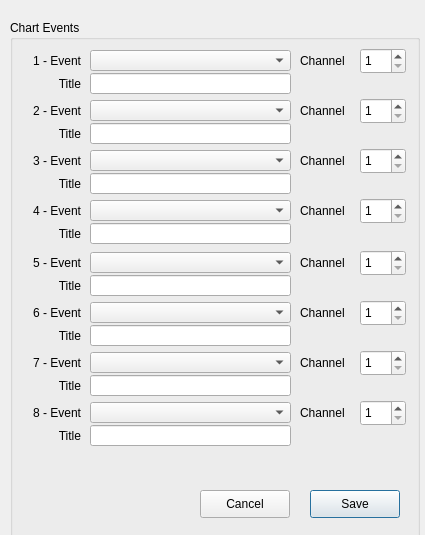
<?xml version="1.0" encoding="UTF-8"?>
<ui version="4.0">
 <class>EventsChartConfiguration</class>
 <widget class="QDialog" name="EventsChartConfiguration">
  <property name="windowModality">
   <enum>Qt::ApplicationModal</enum>
  </property>
  <property name="geometry">
   <rect>
    <x>0</x>
    <y>0</y>
    <width>425</width>
    <height>535</height>
   </rect>
  </property>
  <property name="sizePolicy">
   <sizepolicy hsizetype="MinimumExpanding" vsizetype="MinimumExpanding">
    <horstretch>0</horstretch>
    <verstretch>0</verstretch>
   </sizepolicy>
  </property>
  <property name="minimumSize">
   <size>
    <width>425</width>
    <height>535</height>
   </size>
  </property>
  <property name="maximumSize">
   <size>
    <width>425</width>
    <height>535</height>
   </size>
  </property>
  <property name="windowTitle">
   <string>Edit Events Chart Configuration</string>
  </property>
  <widget class="QGroupBox" name="eventsBox">
   <property name="geometry">
    <rect>
     <x>10</x>
     <y>20</y>
     <width>410</width>
     <height>900</height>
    </rect>
   </property>
   <property name="minimumSize">
    <size>
     <width>410</width>
     <height>900</height>
    </size>
   </property>
   <property name="maximumSize">
    <size>
     <width>410</width>
     <height>900</height>
    </size>
   </property>
   <property name="title">
    <string>Chart Events</string>
   </property>
   <widget class="QLabel" name="label">
    <property name="geometry">
     <rect>
      <x>10</x>
      <y>30</y>
      <width>61</width>
      <height>21</height>
     </rect>
    </property>
    <property name="text">
     <string>1 - Event</string>
    </property>
    <property name="alignment">
     <set>Qt::AlignRight|Qt::AlignTrailing|Qt::AlignVCenter</set>
    </property>
   </widget>
   <widget class="QComboBox" name="EventCombo1">
    <property name="geometry">
     <rect>
      <x>80</x>
      <y>30</y>
      <width>201</width>
      <height>21</height>
     </rect>
    </property>
    <property name="maxVisibleItems">
     <number>4</number>
    </property>
   </widget>
   <widget class="QLabel" name="channelLabel1">
    <property name="geometry">
     <rect>
      <x>290</x>
      <y>30</y>
      <width>61</width>
      <height>21</height>
     </rect>
    </property>
    <property name="text">
     <string>Channel</string>
    </property>
   </widget>
   <widget class="QSpinBox" name="channelSpinBox1">
    <property name="geometry">
     <rect>
      <x>350</x>
      <y>28</y>
      <width>46</width>
      <height>26</height>
     </rect>
    </property>
    <property name="minimum">
     <number>1</number>
    </property>
    <property name="maximum">
     <number>8</number>
    </property>
   </widget>
   <widget class="QLabel" name="label_3">
    <property name="geometry">
     <rect>
      <x>10</x>
      <y>53</y>
      <width>61</width>
      <height>21</height>
     </rect>
    </property>
    <property name="text">
     <string>Title</string>
    </property>
    <property name="alignment">
     <set>Qt::AlignRight|Qt::AlignTrailing|Qt::AlignVCenter</set>
    </property>
   </widget>
   <widget class="QLineEdit" name="titleLineEdit1">
    <property name="geometry">
     <rect>
      <x>80</x>
      <y>53</y>
      <width>201</width>
      <height>21</height>
     </rect>
    </property>
    <property name="text">
     <string/>
    </property>
    <property name="maxLength">
     <number>20</number>
    </property>
   </widget>
   <widget class="QLabel" name="channelLabel2">
    <property name="geometry">
     <rect>
      <x>290</x>
      <y>80</y>
      <width>61</width>
      <height>21</height>
     </rect>
    </property>
    <property name="text">
     <string>Channel</string>
    </property>
   </widget>
   <widget class="QLabel" name="label_4">
    <property name="geometry">
     <rect>
      <x>10</x>
      <y>103</y>
      <width>61</width>
      <height>21</height>
     </rect>
    </property>
    <property name="text">
     <string>Title</string>
    </property>
    <property name="alignment">
     <set>Qt::AlignRight|Qt::AlignTrailing|Qt::AlignVCenter</set>
    </property>
   </widget>
   <widget class="QLineEdit" name="titleLineEdit2">
    <property name="geometry">
     <rect>
      <x>80</x>
      <y>103</y>
      <width>201</width>
      <height>21</height>
     </rect>
    </property>
    <property name="text">
     <string/>
    </property>
    <property name="maxLength">
     <number>20</number>
    </property>
   </widget>
   <widget class="QComboBox" name="EventCombo2">
    <property name="geometry">
     <rect>
      <x>80</x>
      <y>80</y>
      <width>201</width>
      <height>21</height>
     </rect>
    </property>
    <property name="maxVisibleItems">
     <number>4</number>
    </property>
   </widget>
   <widget class="QSpinBox" name="channelSpinBox2">
    <property name="geometry">
     <rect>
      <x>350</x>
      <y>78</y>
      <width>46</width>
      <height>26</height>
     </rect>
    </property>
    <property name="minimum">
     <number>1</number>
    </property>
    <property name="maximum">
     <number>8</number>
    </property>
   </widget>
   <widget class="QLabel" name="label_2">
    <property name="geometry">
     <rect>
      <x>10</x>
      <y>80</y>
      <width>61</width>
      <height>21</height>
     </rect>
    </property>
    <property name="text">
     <string>2 - Event</string>
    </property>
    <property name="alignment">
     <set>Qt::AlignRight|Qt::AlignTrailing|Qt::AlignVCenter</set>
    </property>
   </widget>
   <widget class="QLabel" name="channelLabel3">
    <property name="geometry">
     <rect>
      <x>290</x>
      <y>130</y>
      <width>61</width>
      <height>21</height>
     </rect>
    </property>
    <property name="text">
     <string>Channel</string>
    </property>
   </widget>
   <widget class="QLabel" name="label_5">
    <property name="geometry">
     <rect>
      <x>10</x>
      <y>153</y>
      <width>61</width>
      <height>21</height>
     </rect>
    </property>
    <property name="text">
     <string>Title</string>
    </property>
    <property name="alignment">
     <set>Qt::AlignRight|Qt::AlignTrailing|Qt::AlignVCenter</set>
    </property>
   </widget>
   <widget class="QSpinBox" name="channelSpinBox4">
    <property name="geometry">
     <rect>
      <x>350</x>
      <y>178</y>
      <width>46</width>
      <height>26</height>
     </rect>
    </property>
    <property name="minimum">
     <number>1</number>
    </property>
    <property name="maximum">
     <number>8</number>
    </property>
   </widget>
   <widget class="QLineEdit" name="titleLineEdit3">
    <property name="geometry">
     <rect>
      <x>80</x>
      <y>153</y>
      <width>201</width>
      <height>21</height>
     </rect>
    </property>
    <property name="text">
     <string/>
    </property>
    <property name="maxLength">
     <number>20</number>
    </property>
   </widget>
   <widget class="QComboBox" name="EventCombo3">
    <property name="geometry">
     <rect>
      <x>80</x>
      <y>130</y>
      <width>201</width>
      <height>21</height>
     </rect>
    </property>
    <property name="maxVisibleItems">
     <number>4</number>
    </property>
   </widget>
   <widget class="QSpinBox" name="channelSpinBox3">
    <property name="geometry">
     <rect>
      <x>350</x>
      <y>128</y>
      <width>46</width>
      <height>26</height>
     </rect>
    </property>
    <property name="minimum">
     <number>1</number>
    </property>
    <property name="maximum">
     <number>8</number>
    </property>
   </widget>
   <widget class="QLabel" name="label_6">
    <property name="geometry">
     <rect>
      <x>10</x>
      <y>203</y>
      <width>61</width>
      <height>21</height>
     </rect>
    </property>
    <property name="text">
     <string>Title</string>
    </property>
    <property name="alignment">
     <set>Qt::AlignRight|Qt::AlignTrailing|Qt::AlignVCenter</set>
    </property>
   </widget>
   <widget class="QLineEdit" name="titleLineEdit4">
    <property name="geometry">
     <rect>
      <x>80</x>
      <y>203</y>
      <width>201</width>
      <height>21</height>
     </rect>
    </property>
    <property name="text">
     <string/>
    </property>
    <property name="maxLength">
     <number>20</number>
    </property>
   </widget>
   <widget class="QComboBox" name="EventCombo4">
    <property name="geometry">
     <rect>
      <x>80</x>
      <y>180</y>
      <width>201</width>
      <height>21</height>
     </rect>
    </property>
    <property name="maxVisibleItems">
     <number>4</number>
    </property>
   </widget>
   <widget class="QLabel" name="label_7">
    <property name="geometry">
     <rect>
      <x>10</x>
      <y>130</y>
      <width>61</width>
      <height>21</height>
     </rect>
    </property>
    <property name="text">
     <string>3 - Event</string>
    </property>
    <property name="alignment">
     <set>Qt::AlignRight|Qt::AlignTrailing|Qt::AlignVCenter</set>
    </property>
   </widget>
   <widget class="QLabel" name="label_8">
    <property name="geometry">
     <rect>
      <x>10</x>
      <y>180</y>
      <width>61</width>
      <height>21</height>
     </rect>
    </property>
    <property name="text">
     <string>4 - Event</string>
    </property>
    <property name="alignment">
     <set>Qt::AlignRight|Qt::AlignTrailing|Qt::AlignVCenter</set>
    </property>
   </widget>
   <widget class="QLabel" name="channelLabel4">
    <property name="geometry">
     <rect>
      <x>290</x>
      <y>180</y>
      <width>61</width>
      <height>21</height>
     </rect>
    </property>
    <property name="text">
     <string>Channel</string>
    </property>
   </widget>
   <widget class="QComboBox" name="EventCombo7">
    <property name="geometry">
     <rect>
      <x>80</x>
      <y>332</y>
      <width>201</width>
      <height>21</height>
     </rect>
    </property>
    <property name="maxVisibleItems">
     <number>4</number>
    </property>
   </widget>
   <widget class="QLabel" name="label_9">
    <property name="geometry">
     <rect>
      <x>10</x>
      <y>305</y>
      <width>61</width>
      <height>21</height>
     </rect>
    </property>
    <property name="text">
     <string>Title</string>
    </property>
    <property name="alignment">
     <set>Qt::AlignRight|Qt::AlignTrailing|Qt::AlignVCenter</set>
    </property>
   </widget>
   <widget class="QSpinBox" name="channelSpinBox6">
    <property name="geometry">
     <rect>
      <x>350</x>
      <y>280</y>
      <width>46</width>
      <height>26</height>
     </rect>
    </property>
    <property name="minimum">
     <number>1</number>
    </property>
    <property name="maximum">
     <number>8</number>
    </property>
   </widget>
   <widget class="QSpinBox" name="channelSpinBox8">
    <property name="geometry">
     <rect>
      <x>350</x>
      <y>380</y>
      <width>46</width>
      <height>26</height>
     </rect>
    </property>
    <property name="minimum">
     <number>1</number>
    </property>
    <property name="maximum">
     <number>8</number>
    </property>
   </widget>
   <widget class="QComboBox" name="EventCombo5">
    <property name="geometry">
     <rect>
      <x>80</x>
      <y>232</y>
      <width>201</width>
      <height>21</height>
     </rect>
    </property>
    <property name="maxVisibleItems">
     <number>4</number>
    </property>
   </widget>
   <widget class="QLabel" name="label_10">
    <property name="geometry">
     <rect>
      <x>10</x>
      <y>332</y>
      <width>61</width>
      <height>21</height>
     </rect>
    </property>
    <property name="text">
     <string>7 - Event</string>
    </property>
    <property name="alignment">
     <set>Qt::AlignRight|Qt::AlignTrailing|Qt::AlignVCenter</set>
    </property>
   </widget>
   <widget class="QLabel" name="channelLabel5">
    <property name="geometry">
     <rect>
      <x>290</x>
      <y>232</y>
      <width>61</width>
      <height>21</height>
     </rect>
    </property>
    <property name="text">
     <string>Channel</string>
    </property>
   </widget>
   <widget class="QLineEdit" name="titleLineEdit5">
    <property name="geometry">
     <rect>
      <x>80</x>
      <y>255</y>
      <width>201</width>
      <height>21</height>
     </rect>
    </property>
    <property name="text">
     <string/>
    </property>
    <property name="maxLength">
     <number>20</number>
    </property>
   </widget>
   <widget class="QLabel" name="label_11">
    <property name="geometry">
     <rect>
      <x>10</x>
      <y>355</y>
      <width>61</width>
      <height>21</height>
     </rect>
    </property>
    <property name="text">
     <string>Title</string>
    </property>
    <property name="alignment">
     <set>Qt::AlignRight|Qt::AlignTrailing|Qt::AlignVCenter</set>
    </property>
   </widget>
   <widget class="QLineEdit" name="titleLineEdit8">
    <property name="geometry">
     <rect>
      <x>80</x>
      <y>405</y>
      <width>201</width>
      <height>21</height>
     </rect>
    </property>
    <property name="text">
     <string/>
    </property>
    <property name="maxLength">
     <number>20</number>
    </property>
   </widget>
   <widget class="QComboBox" name="EventCombo8">
    <property name="geometry">
     <rect>
      <x>80</x>
      <y>382</y>
      <width>201</width>
      <height>21</height>
     </rect>
    </property>
    <property name="maxVisibleItems">
     <number>4</number>
    </property>
   </widget>
   <widget class="QLabel" name="channelLabel6">
    <property name="geometry">
     <rect>
      <x>290</x>
      <y>282</y>
      <width>61</width>
      <height>21</height>
     </rect>
    </property>
    <property name="text">
     <string>Channel</string>
    </property>
   </widget>
   <widget class="QLabel" name="channelLabel7">
    <property name="geometry">
     <rect>
      <x>290</x>
      <y>332</y>
      <width>61</width>
      <height>21</height>
     </rect>
    </property>
    <property name="text">
     <string>Channel</string>
    </property>
   </widget>
   <widget class="QLabel" name="label_12">
    <property name="geometry">
     <rect>
      <x>10</x>
      <y>232</y>
      <width>61</width>
      <height>21</height>
     </rect>
    </property>
    <property name="text">
     <string>5 - Event</string>
    </property>
    <property name="alignment">
     <set>Qt::AlignRight|Qt::AlignTrailing|Qt::AlignVCenter</set>
    </property>
   </widget>
   <widget class="QComboBox" name="EventCombo6">
    <property name="geometry">
     <rect>
      <x>80</x>
      <y>282</y>
      <width>201</width>
      <height>21</height>
     </rect>
    </property>
    <property name="maxVisibleItems">
     <number>4</number>
    </property>
   </widget>
   <widget class="QLabel" name="channelLabel8">
    <property name="geometry">
     <rect>
      <x>290</x>
      <y>382</y>
      <width>61</width>
      <height>21</height>
     </rect>
    </property>
    <property name="text">
     <string>Channel</string>
    </property>
   </widget>
   <widget class="QSpinBox" name="channelSpinBox7">
    <property name="geometry">
     <rect>
      <x>350</x>
      <y>330</y>
      <width>46</width>
      <height>26</height>
     </rect>
    </property>
    <property name="minimum">
     <number>1</number>
    </property>
    <property name="maximum">
     <number>8</number>
    </property>
   </widget>
   <widget class="QLineEdit" name="titleLineEdit7">
    <property name="geometry">
     <rect>
      <x>80</x>
      <y>355</y>
      <width>201</width>
      <height>21</height>
     </rect>
    </property>
    <property name="text">
     <string/>
    </property>
    <property name="maxLength">
     <number>20</number>
    </property>
   </widget>
   <widget class="QLabel" name="label_13">
    <property name="geometry">
     <rect>
      <x>10</x>
      <y>382</y>
      <width>61</width>
      <height>21</height>
     </rect>
    </property>
    <property name="text">
     <string>8 - Event</string>
    </property>
    <property name="alignment">
     <set>Qt::AlignRight|Qt::AlignTrailing|Qt::AlignVCenter</set>
    </property>
   </widget>
   <widget class="QLineEdit" name="titleLineEdit6">
    <property name="geometry">
     <rect>
      <x>80</x>
      <y>305</y>
      <width>201</width>
      <height>21</height>
     </rect>
    </property>
    <property name="text">
     <string/>
    </property>
    <property name="maxLength">
     <number>20</number>
    </property>
   </widget>
   <widget class="QLabel" name="label_14">
    <property name="geometry">
     <rect>
      <x>10</x>
      <y>255</y>
      <width>61</width>
      <height>21</height>
     </rect>
    </property>
    <property name="text">
     <string>Title</string>
    </property>
    <property name="alignment">
     <set>Qt::AlignRight|Qt::AlignTrailing|Qt::AlignVCenter</set>
    </property>
   </widget>
   <widget class="QLabel" name="label_15">
    <property name="geometry">
     <rect>
      <x>10</x>
      <y>282</y>
      <width>61</width>
      <height>21</height>
     </rect>
    </property>
    <property name="text">
     <string>6 - Event</string>
    </property>
    <property name="alignment">
     <set>Qt::AlignRight|Qt::AlignTrailing|Qt::AlignVCenter</set>
    </property>
   </widget>
   <widget class="QLabel" name="label_16">
    <property name="geometry">
     <rect>
      <x>10</x>
      <y>405</y>
      <width>61</width>
      <height>21</height>
     </rect>
    </property>
    <property name="text">
     <string>Title</string>
    </property>
    <property name="alignment">
     <set>Qt::AlignRight|Qt::AlignTrailing|Qt::AlignVCenter</set>
    </property>
   </widget>
   <widget class="QSpinBox" name="channelSpinBox5">
    <property name="geometry">
     <rect>
      <x>350</x>
      <y>230</y>
      <width>46</width>
      <height>26</height>
     </rect>
    </property>
    <property name="minimum">
     <number>1</number>
    </property>
    <property name="maximum">
     <number>8</number>
    </property>
   </widget>
  </widget>
  <widget class="QPushButton" name="SaveDialogBtn">
   <property name="geometry">
    <rect>
     <x>310</x>
     <y>490</y>
     <width>90</width>
     <height>28</height>
    </rect>
   </property>
   <property name="focusPolicy">
    <enum>Qt::TabFocus</enum>
   </property>
   <property name="text">
    <string>Save</string>
   </property>
  </widget>
  <widget class="QPushButton" name="CancelDialogBtn">
   <property name="geometry">
    <rect>
     <x>200</x>
     <y>490</y>
     <width>90</width>
     <height>28</height>
    </rect>
   </property>
   <property name="text">
    <string>Cancel</string>
   </property>
  </widget>
 </widget>
 <resources/>
 <connections/>
</ui>
